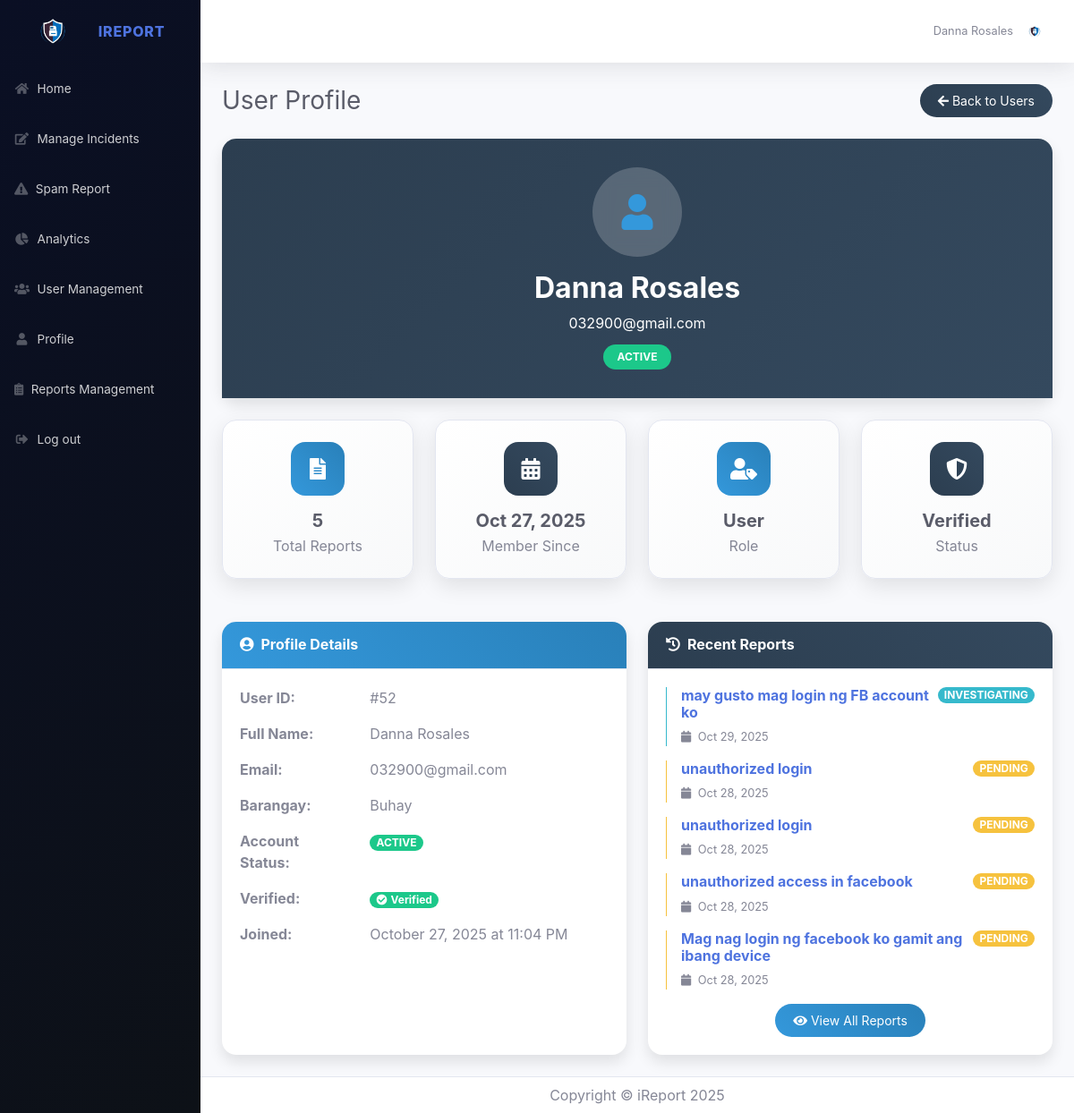
Page /admin/users/view.php?id=52 (signed in) on the committed database.
### tables this page shows
CREATE TABLE `users` (
  `user_id` int(11) NOT NULL,
  `email` varchar(255) DEFAULT NULL,
  `password` varchar(255) DEFAULT NULL,
  `name` varchar(255) DEFAULT NULL,
  `barangay` varchar(100) DEFAULT NULL,
  `latitude` decimal(10,8) DEFAULT NULL,
  `longitude` decimal(11,8) DEFAULT NULL,
  `status` varchar(11) NOT NULL DEFAULT 'ACTIVE',
  `role` varchar(50) NOT NULL DEFAULT 'user',
  `is_verified` tinyint(1) NOT NULL DEFAULT 0,
  `verification_token` varchar(255) DEFAULT NULL,
  `token_expiry` datetime DEFAULT NULL,
  `created_at` timestamp NOT NULL DEFAULT current_timestamp(),
  `updated_at` timestamp NOT NULL DEFAULT current_timestamp() ON UPDATE current_timestamp(),
  `address` varchar(255) DEFAULT NULL
);

CREATE TABLE `incident` (
  `id` int(11) NOT NULL,
  `title` varchar(255) NOT NULL,
  `category` varchar(100) NOT NULL,
  `date` datetime NOT NULL,
  `description` text NOT NULL,
  `location` varchar(255) DEFAULT NULL,
  `severity_level` varchar(50) NOT NULL,
  `full_name` varchar(255) NOT NULL,
  `address` varchar(255) DEFAULT NULL,
  `email` varchar(150) NOT NULL,
  `phone` varchar(50) DEFAULT NULL,
  `notified` varchar(255) DEFAULT NULL,
  `evidence_logs` tinyint(1) DEFAULT 0,
  `evidence_screenshots` tinyint(1) DEFAULT 0,
  `evidence_email` tinyint(1) DEFAULT 0,
  `evidence_other` tinyint(1) DEFAULT 0,
  `additional_info` text DEFAULT NULL,
  `created_at` timestamp NOT NULL DEFAULT current_timestamp(),
  `status` varchar(255) DEFAULT 'PENDING',
  `user_id` int(11) DEFAULT NULL,
  `suggestion` text DEFAULT NULL,
  `user_deleted` tinyint(1) DEFAULT 0 COMMENT 'Flag to mark incidents as deleted from user view',
  `deleted_by_admin` tinyint(1) DEFAULT 0
);

### admin/users/view.php (the view, shortened to what the rows shown need)
<?php
include '../../connectMySql.php';
include '../../loginverification.php';
$user_id = isset($_GET['id']) ? intval($_GET['id']) : 0;
$query = "SELECT * FROM users WHERE user_id = ?";
$stmt = $conn->prepare($query);
$stmt->bind_param("i", $user_id);
$stmt->execute();
$result = $stmt->get_result();
$user_data = $result->fetch_assoc();
$recent_incidents_query = "SELECT id, title, date, status FROM incident WHERE user_id = ? ORDER BY date DESC LIMIT 5";
$recent_stmt = $conn->prepare($recent_incidents_query);
$recent_stmt->bind_param("i", $user_id);
$recent_stmt->execute();
$recent_incidents = $recent_stmt->get_result();
?>
<!DOCTYPE html>
<html lang="en">
<head>
    <link rel="stylesheet" href="https://cdnjs.cloudflare.com/ajax/libs/font-awesome/5.15.4/css/all.min.css" />
    <link href="../../css/sb-admin-2.min.css" rel="stylesheet">
</head>
<body id="page-top">
    <div id="wrapper">
        <div id="content-wrapper" class="d-flex flex-column">
            <div id="content">
                <?php include'../nav.php';?>
                <div class="container-fluid">
                    <div class="d-sm-flex align-items-center justify-content-between mb-4">
                        <h1 class="h3 mb-0 text-gray-800">User Profile</h1>
                    </div>
                    <div class="card profile-card mb-4">
                        <div class="profile-header text-center">
                            <div class="profile-avatar">
                                <i class="fas fa-user" style="font-size: 2.5rem; color: #3498db;"></i>
                            </div>
                            <h2 class="font-weight-bold mb-2"><?php echo htmlspecialchars($user_data['name']); ?></h2>
                            <p class="mb-1 opacity-75"><?php echo htmlspecialchars($user_data['email']); ?></p>
                            <span class="badge badge-<?php echo strtolower($user_data['status']) == 'active' ? 'success' : 'danger'; ?> badge-pill px-3 py-2 mt-2">
                                <?php echo strtoupper($user_data['status']); ?>
                            </span>
                        </div>
                    </div>
                    <div class="row mb-4">
                        <div class="col-xl-3 col-md-6 mb-4">
                            <div class="stat-card">
                                <div class="stat-icon" style="background: linear-gradient(45deg, #2c3e50, #34495e);">
                                    <i class="fas fa-calendar-alt"></i>
                                </div>
                                <h5 class="font-weight-bold text-gray-800 mb-1">
                                    <?php echo date('M d, Y', strtotime($user_data['created_at'] ?? 'now')); ?>
                                </h5>
                                <p class="text-muted mb-0">Member Since</p>
                            </div>
                        </div>
                        <div class="col-xl-3 col-md-6 mb-4">
                            <div class="stat-card">
                                <div class="stat-icon" style="background: linear-gradient(45deg, #3498db, #2980b9);">
                                    <i class="fas fa-user-tag"></i>
                                </div>
                                <h5 class="font-weight-bold text-gray-800 mb-1">
                                    <?php echo ucfirst($user_data['role'] ?? 'User'); ?>
                                </h5>
                                <p class="text-muted mb-0">Role</p>
                            </div>
                        </div>
                    </div>
                    <div class="row">
                        <div class="col-lg-6 mb-4">
                            <div class="card profile-card h-100">
                                <div class="card-body">
                                    <div class="row mb-3">
                                        <div class="col-sm-4">
                                            <strong>User ID:</strong>
                                        </div>
                                        <div class="col-sm-8">
                                            #<?php echo $user_data['user_id']; ?>
                                        </div>
                                    </div>
                                    <div class="row mb-3">
                                        <div class="col-sm-4">
                                            <strong>Full Name:</strong>
                                        </div>
                                        <div class="col-sm-8">
                                            <?php echo htmlspecialchars($user_data['name']); ?>
                                        </div>
                                    </div>
                                    <div class="row mb-3">
                                        <div class="col-sm-4">
                                            <strong>Email:</strong>
                                        </div>
                                        <div class="col-sm-8">
                                            <?php echo htmlspecialchars($user_data['email']); ?>
                                        </div>
                                    </div>
                                    <?php if (!empty($user_data['barangay'])): ?>
                                    <div class="row mb-3">
                                        <div class="col-sm-4">
                                            <strong>Barangay:</strong>
                                        </div>
                                        <div class="col-sm-8">
                                            <?php echo htmlspecialchars($user_data['barangay']); ?>
                                        </div>
                                    </div>
                                    <?php endif; ?>
                                    <div class="row mb-3">
                                        <div class="col-sm-8">
                                            <span class="badge badge-<?php echo strtolower($user_data['status']) == 'active' ? 'success' : 'danger'; ?> badge-pill">
                                                <?php echo strtoupper($user_data['status']); ?>
                                            </span>
                                        </div>
                                    </div>
                                    <?php if (isset($user_data['created_at'])): ?>
                                    <div class="row mb-3">
                                        <div class="col-sm-4">
                                            <strong>Joined:</strong>
                                        </div>
                                        <div class="col-sm-8">
                                            <?php echo date('F d, Y \a\t g:i A', strtotime($user_data['created_at'])); ?>
                                        </div>
                                    </div>
                                    <?php endif; ?>
                                </div>
                            </div>
                        </div>
                        <div class="col-lg-6 mb-4">
                            <div class="card profile-card h-100">
                                <div class="card-body">
                                    <?php if ($recent_incidents->num_rows > 0): ?>
                                        <?php while ($incident = $recent_incidents->fetch_assoc()): ?>
                                            <?php
                                            $status_color = '';
                                            switch (strtolower($incident['status'])) {
                                                case 'pending':
                                                    $status_color = 'warning';
                                                    break;
                                                case 'investigating':
                                                    $status_color = 'info';
                                                    break;
                                            }
                                            ?>
                                            <div class="border-left border-<?php echo $status_color; ?> border-3 pl-3 mb-3">
                                                <div class="d-flex justify-content-between align-items-start">
                                                    <div>
                                                        <h6 class="mb-1 font-weight-bold">
                                                            <a href="../incident/view.php?id=<?php echo $incident['id']; ?>" class="text-decoration-none">
                                                                <?php echo htmlspecialchars($incident['title']); ?>
                                                            </a>
                                                        </h6>
                                                        <small class="text-muted">
                                                            <i class="fas fa-calendar mr-1"></i>
                                                            <?php echo date('M d, Y', strtotime($incident['date'])); ?>
                                                        </small>
                                                    </div>
                                                    <span class="badge badge-<?php echo $status_color; ?> badge-pill">
                                                        <?php echo strtoupper($incident['status']); ?>
                                                    </span>
                                                </div>
                                            </div>
                                        <?php endwhile; ?>
                                    <?php endif; ?>
                                </div>
                            </div>
                        </div>
                    </div>
                </div>
            </div>
        </div>
    </div>
</body>
</html>

### admin/nav.php (shortened to what the rows shown need)
<nav class="navbar navbar-expand navbar-light bg-white topbar mb-4 static-top shadow">
    <ul class="navbar-nav ml-auto">
        <li class="nav-item dropdown no-arrow">
            <a class="nav-link dropdown-toggle" href="#" id="userDropdown" role="button"
                data-toggle="dropdown" aria-haspopup="true" aria-expanded="false">
                <span class="mr-2 d-none d-lg-inline text-gray-600 small">
                    <?php
                    $current_admin = get_logged_user();
                    echo htmlspecialchars($current_admin ? $current_admin['name'] : 'Admin');
                    ?>
                </span>
                <img class="img-profile rounded-circle"
                    src="../../img/logo1.png">
            </a>
        </li>
    </ul>
</nav>

### rows in the picture
users: name "Danna Rosales", email "032900@gmail.com", status "ACTIVE", created_at "Oct 27, 2025", role "User", user_id "52", barangay "Buhay", created_at "October 27, 2025 at 11:04 PM"
incident: title "may gusto mag login ng FB account ko", date "Oct 29, 2025", status "INVESTIGATING"
incident: title "unauthorized login", date "Oct 28, 2025", status "PENDING"
incident: title "unauthorized login", date "Oct 28, 2025", status "PENDING"
incident: title "unauthorized access in facebook", date "Oct 28, 2025", status "PENDING"
incident: title "Mag nag login ng facebook ko gamit ang ibang device", date "Oct 28, 2025", status "PENDING"

### other values in the picture
$incident_count "5"
